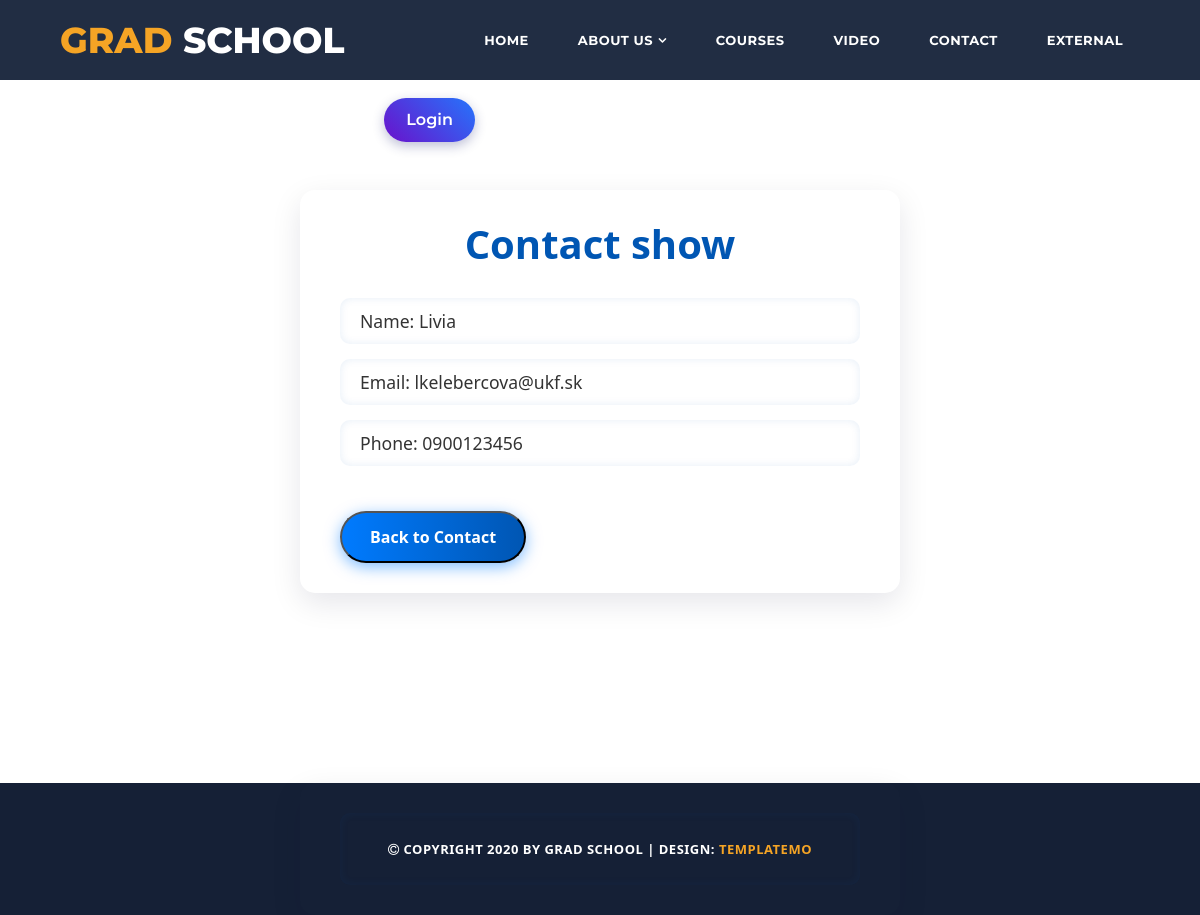
The app's page /contact-show.php?id=1 with its own data.
### tables this page shows
CREATE TABLE `contact` (
  `id` int(11) NOT NULL AUTO_INCREMENT,
  `name` varchar(150) NOT NULL,
  `email` varchar(150) NOT NULL,
  `phone` varchar(15) NOT NULL,
  PRIMARY KEY (`id`)
);

### _inc/classes/Database.php (called while the page is built, shortened)
<?php
class Database
{
    private string $host;
    private string $db;
    private string $user;
    private string $pass;
    private string $charset;
    private ?PDO $pdo = null;
    public function __construct(
        string $host = "localhost",
        string $db = "db_pre_sait",
        string $user = "root",
        string $pass = "",
        string $charset = "utf8"
    ) {
        $this->host = $host;
        $this->db = $db;
        $this->user = $user;
        $this->pass = $pass;
        $this->charset = $charset;
    }
    private function connect(): void
    {
        $dsn = "mysql:host={$this->host};dbname={$this->db};charset={$this->charset}";
        try {
            $this->pdo = new PDO($dsn, $this->user, $this->pass, [
                PDO::ATTR_ERRMODE => PDO::ERRMODE_EXCEPTION,
                PDO::ATTR_DEFAULT_FETCH_MODE => PDO::FETCH_ASSOC,
                PDO::ATTR_EMULATE_PREPARES => false,
            ]);
        } catch (PDOException $e) {
            error_log("Database connection error: " . $e->getMessage());
            exit("Database error. Please contact administrator.");
        }
    }
    public function getConnection(): ?PDO
    {
        return $this->pdo;
    }
}
?>

### _inc/classes/Contact.php (called while the page is built, shortened)
<?php
class Contact
{
    private $db;
    public function __construct(Database $database)
    {
        $this->db = $database->getConnection();
    }
    public function show($id)
    {
        $query = "SELECT * FROM contact WHERE id = :id";
        $stmt = $this->db->prepare($query);
        $stmt->bindParam(":id", $id, PDO::PARAM_INT);
        $stmt->execute();
        return $stmt->fetch(PDO::FETCH_ASSOC);
    }
}
?>

### contact-show.php (the view, shortened to what this page needs)
<?php
include('partials/header.php');
$db = new Database();
$contact = new Contact($db);
if(isset($_GET['id'])){
    $id = $_GET['id'];
    $contactData = $contact->show($id);
}
?>
<section class="container">
    <h1>Contact show</h1>
    <p>Name: <?php echo htmlspecialchars($contactData['name']); ?></p>
    <p>Email: <?php echo htmlspecialchars($contactData['email']); ?></p>
    <p>Phone: <?php echo htmlspecialchars($contactData['phone']); ?></p>
    <button class="button" onclick="window.location.href='admin.php'">Back to Contact</button>
</section>
<?php
include('partials/footer.php');
?>

### assets/css/templatemo-grad-school.css (style rules this page uses)
body { font-family: 'Montserrat', sans-serif; }
p { font-size: 13px; line-height: 22px; }

### assets/css/contact-show.css (style rules this page uses)
.container { margin-top: 190px; padding: 30px 40px; max-width: 600px; margin-left: auto; margin-right: auto; font-family: 'Segoe UI', Tahoma, Geneva, Verdana, sans-serif; border-radius: 15px; box-shadow: 0 10px 30px rgba(0, 0, 50, 0.1); color: #333; }
h1 { font-weight: 700; color: #0056b3; text-align: center; margin-bottom: 30px; }
p { font-size: 1.1rem; margin-bottom: 15px; padding: 12px 20px; border-radius: 10px; box-shadow: inset 0 0 8px rgba(0, 86, 179, 0.1); }
.button { display: inline-block; margin-top: 30px; padding: 12px 28px; background: linear-gradient(90deg, #007BFF, #0056b3); color: white; font-weight: 600; text-decoration: none; border-radius: 30px; box-shadow: 0 4px 15px rgba(0, 123, 255, 0.5); transition: background 0.3s ease, transform 0.2s ease, box-shadow 0.3s ease; }

### records on screen
contact: name "Livia", email "lkelebercova@ukf.sk", phone "0900123456"

### other values on screen
$page_name "HOME"
$page_name "ABOUT US"
$page_name "COURSES"
$page_name "VIDEO"
$page_name "CONTACT"
$page_name "EXTERNAL"
